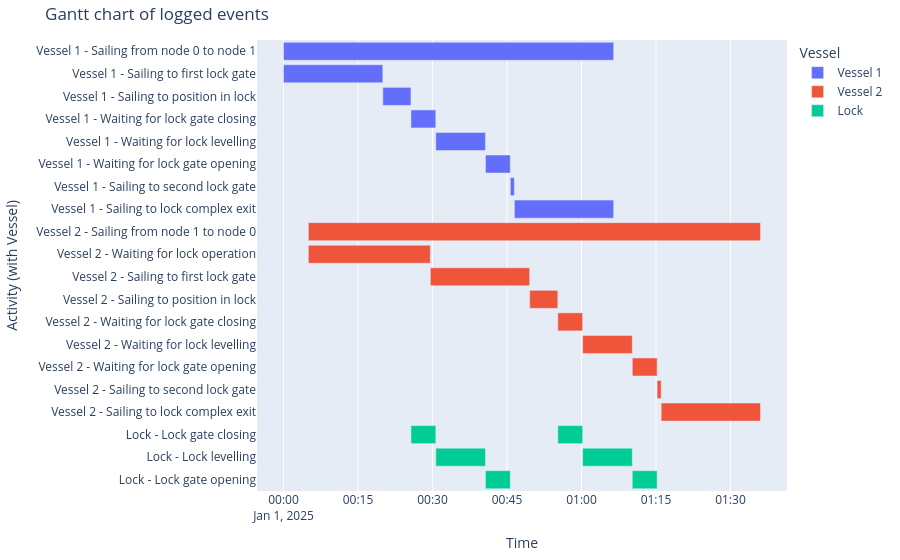

Notebook source saved alongside this figure:
### Markdown cell above
##### Event chart
We can also create a Gantt chart based on an event table of the vessels and the lock chamber. We see that the time to pass the edge with the lock chamber becomes variable. Moreover, we observe a cyclic behaviour of the lock chamber.

### Code cell
df_eventtable = opentnsim.core.logutils.logbook2eventtable([vessel_1, vessel_2, lock_chamber])
generate_vessel_gantt_chart(df_eventtable)

### Figure 1 — Plotly figure (JSON) as saved in the notebook; plotly's stock layout.template omitted (floating-point values rounded to 4 significant figures)
{"data": [{"base": ["2025-01-01T00:00:00.000000000", "2025-01-01T00:00:00.000000000", "2025-01-01T00:20:00.000000000", "2025-01-01T00:25:40.000000000", "2025-01-01T00:30:40.000000000", "2025-01-01T00:40:40.000000000", "2025-01-01T00:45:40.000000000", "2025-01-01T00:46:29.000000000"], "hovertemplate": "object name=Vessel 1<br>start time=%{base}<br>stop time=%{x}<br>activity label=%{y}<extra></extra>", "legendgroup": "Vessel 1", "marker": {"color": "#636efa", "pattern": {"shape": ""}}, "name": "Vessel 1", "orientation": "h", "showlegend": true, "textposition": "auto", "type": "bar", "x": [3989000, 1200000, 340000, 300000, 600000, 300000, 49000, 1200000], "xaxis": "x", "y": ["Vessel 1 - Sailing from node 0 to node 1", "Vessel 1 - Sailing to first lock gate", "Vessel 1 - Sailing to position in lock", "Vessel 1 - Waiting for lock gate closing", "Vessel 1 - Waiting for lock levelling", "Vessel 1 - Waiting for lock gate opening", "Vessel 1 - Sailing to second lock gate", "Vessel 1 - Sailing to lock complex exit"], "yaxis": "y"}, {"base": ["2025-01-01T00:05:00.000000000", "2025-01-01T00:05:00.000000000", "2025-01-01T00:29:34.000000000", "2025-01-01T00:49:34.000000000", "2025-01-01T00:55:14.000000000", "2025-01-01T01:00:14.000000000", "2025-01-01T01:10:14.000000000", "2025-01-01T01:15:14.000000000", "2025-01-01T01:16:03.000000000"], "hovertemplate": "object name=Vessel 2<br>start time=%{base}<br>stop time=%{x}<br>activity label=%{y}<extra></extra>", "legendgroup": "Vessel 2", "marker": {"color": "#EF553B", "pattern": {"shape": ""}}, "name": "Vessel 2", "orientation": "h", "showlegend": true, "textposition": "auto", "type": "bar", "x": [5463000, 1474000, 1200000, 340000, 300000, 600000, 300000, 49000, 1200000], "xaxis": "x", "y": ["Vessel 2 - Sailing from node 1 to node 0", "Vessel 2 - Waiting for lock operation", "Vessel 2 - Sailing to first lock gate", "Vessel 2 - Sailing to position in lock", "Vessel 2 - Waiting for lock gate closing", "Vessel 2 - Waiting for lock levelling", "Vessel 2 - Waiting for lock gate opening", "Vessel 2 - Sailing to second lock gate", "Vessel 2 - Sailing to lock complex exit"], "yaxis": "y"}, {"base": ["2025-01-01T00:25:40.000000000", "2025-01-01T00:30:40.000000000", "2025-01-01T00:40:40.000000000", "2025-01-01T00:55:14.000000000", "2025-01-01T01:00:14.000000000", "2025-01-01T01:10:14.000000000"], "hovertemplate": "object name=Lock<br>start time=%{base}<br>stop time=%{x}<br>activity label=%{y}<extra></extra>", "legendgroup": "Lock", "marker": {"color": "#00cc96", "pattern": {"shape": ""}}, "name": "Lock", "orientation": "h", "showlegend": true, "textposition": "auto", "type": "bar", "x": [300000, 600000, 300000, 300000, 600000, 300000], "xaxis": "x", "y": ["Lock - Lock gate closing", "Lock - Lock levelling", "Lock - Lock gate opening", "Lock - Lock gate closing", "Lock - Lock levelling", "Lock - Lock gate opening"], "yaxis": "y"}], "layout": {"barmode": "overlay", "legend": {"title": {"text": "Vessel"}, "tracegroupgap": 0}, "margin": {"b": 20, "l": 20, "r": 20, "t": 40}, "title": {"text": "Gantt chart of logged events"}, "xaxis": {"anchor": "y", "domain": [0, 1], "title": {"text": "Time"}, "type": "date"}, "yaxis": {"anchor": "x", "autorange": "reversed", "domain": [0, 1], "title": {"text": "Activity (with Vessel)"}}}}
